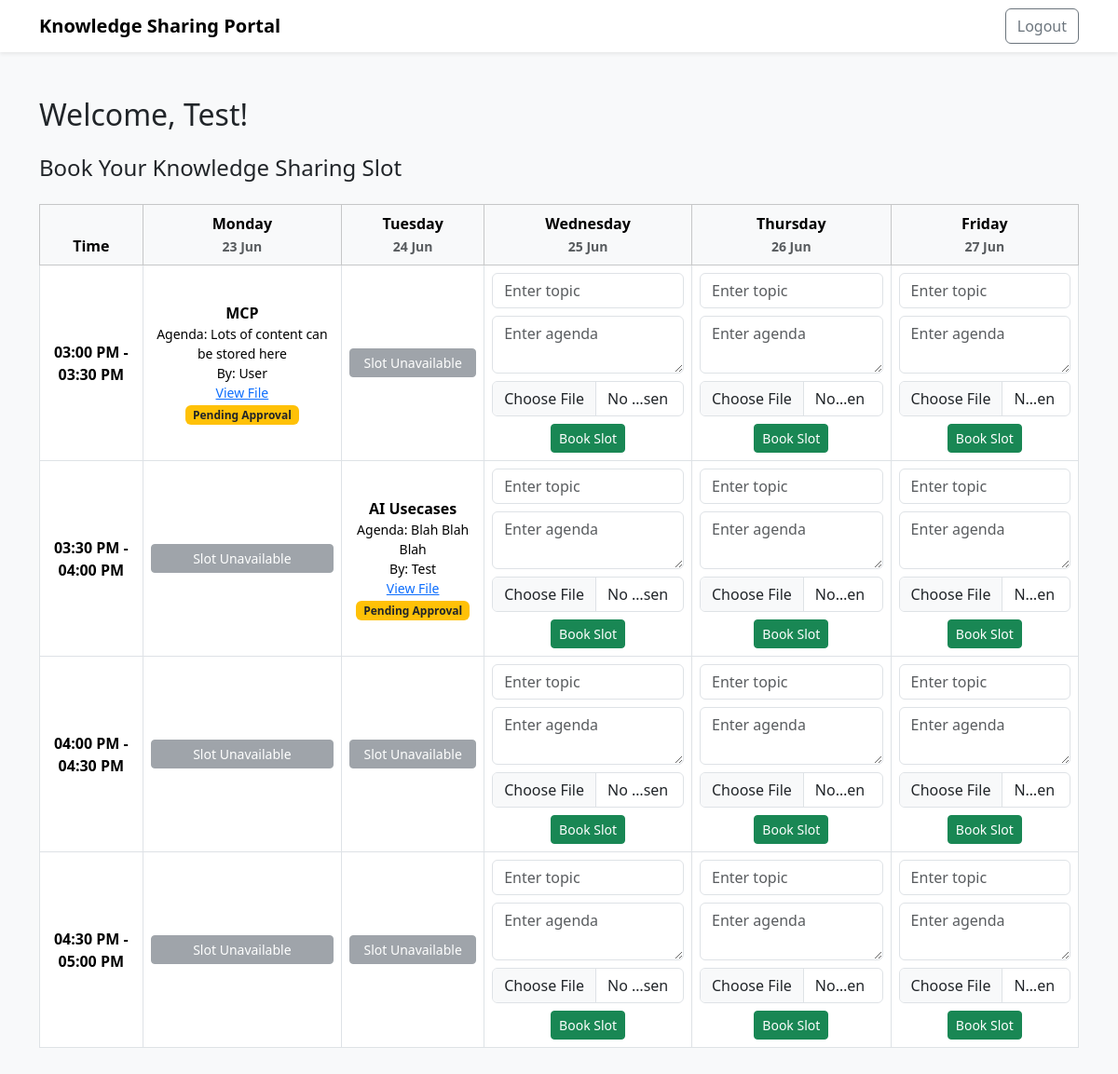
The app's page /dashboard (signed in) with its own data.
### tables this page shows
CREATE TABLE users (
        id INTEGER PRIMARY KEY AUTOINCREMENT,
        name TEXT NOT NULL,
        email TEXT UNIQUE NOT NULL,
        password TEXT NOT NULL,
        role TEXT NOT NULL DEFAULT 'user'
    );

CREATE TABLE slots (
        id INTEGER PRIMARY KEY AUTOINCREMENT,
        date TEXT NOT NULL,
        time TEXT NOT NULL,
        topic TEXT,
        agenda TEXT,
        presenter_id INTEGER,
        presenter_name TEXT,
        status TEXT NOT NULL DEFAULT 'available',
        approved_by_id INTEGER,
        approved_by_name TEXT,
        file_path TEXT,
        FOREIGN KEY (presenter_id) REFERENCES users(id),
        FOREIGN KEY (approved_by_id) REFERENCES users(id)
    );

### app.py (the view)
@app.route('/dashboard')
@token_required
def dashboard():
    db = get_db()
    user_email = g.get('user')
    user = db.execute('SELECT * FROM users WHERE email = ?', (user_email,)).fetchone()
    week_dates = get_week_dates()
    time_slots = get_time_slots()
    for day in week_dates:
        for slot_time in time_slots:
            slot_date = day.strftime('%Y-%m-%d')
            slot_time_str = slot_time.strftime('%H:%M')
            exists = db.execute('SELECT 1 FROM slots WHERE date = ? AND time = ?', (slot_date, slot_time_str)).fetchone()
            if not exists:
                db.execute('INSERT INTO slots (date, time) VALUES (?, ?)', (slot_date, slot_time_str))
    db.commit()
    slots = db.execute('SELECT * FROM slots WHERE date IN ({}) ORDER BY date, time'.format(
        ','.join(['?']*len(week_dates))), [d.strftime('%Y-%m-%d') for d in week_dates]).fetchall()
    slots_lookup = {}
    booked_dates = set()
    for slot in slots:
        slots_lookup[(slot['date'], slot['time'])] = slot
        if slot['status'] in ('booked', 'approved'):
            booked_dates.add(slot['date'])
    return render_template('dashboard.html', user=user, slots_lookup=slots_lookup, week_dates=week_dates, time_slots=time_slots, booked_dates=booked_dates)

### app.py (called while the page is built)
def get_db():
    if 'db' not in g:
        g.db = sqlite3.connect(app.config['DATABASE'])
        g.db.row_factory = sqlite3.Row
    return g.db

def token_required(f):
    @wraps(f)
    def decorated(*args, **kwargs):
        token = request.cookies.get('token')
        if not token:
            return redirect(url_for('login'))
        try:
            data = jwt.decode(token, app.config['SECRET_KEY'], algorithms=["HS256"])
            g.user = data['email']
        except Exception:
            return redirect(url_for('login'))
        return f(*args, **kwargs)
    return decorated

def get_week_dates():
    today = date.today()
    start = today - timedelta(days=today.weekday())  # Monday
    return [start + timedelta(days=i) for i in range(5)]  # Mon-Fri

def get_time_slots():
    return [dtime(hour=15, minute=0), dtime(hour=15, minute=30), dtime(hour=16, minute=0), dtime(hour=16, minute=30)]

### templates/dashboard.html (shortened to what this page needs)
<!DOCTYPE html>
<html lang="en">
<head>
    <link href="https://cdn.jsdelivr.net/npm/bootstrap@5.3.2/dist/css/bootstrap.min.css" rel="stylesheet">
</head>
<body class="bg-light" style="min-height: 100vh;">
    <nav class="navbar navbar-expand-lg navbar-light bg-white shadow-sm">
        <div class="container">
            <a class="navbar-brand fw-bold" href="#">Knowledge Sharing Portal</a>
            <div class="d-flex">
                <a href="/logout" class="btn btn-outline-secondary">Logout</a>
            </div>
        </div>
    </nav>
    <div class="container py-5">
        <h2 class="mb-4">Welcome, {{ user['name'] }}!</h2>
        <h4 class="mb-4">Book Your Knowledge Sharing Slot</h4>
        <div class="table-responsive">
            <table class="table table-bordered align-middle text-center bg-white">
                <thead class="table-light">
                    <tr>
                        <th>Time</th>
                        {% for d in week_dates %}
                        <th>{{ d.strftime('%A') }}<br><span class="text-muted small">{{ d.strftime('%d %b') }}</span></th>
                        {% endfor %}
                    </tr>
                </thead>
                <tbody>
                    {% for t in time_slots %}
                    <tr>
                        <th scope="row">{{ t.strftime('%I:%M %p') }} - {{ (t.replace(minute=t.minute+30) if t.minute==0 else t.replace(hour=t.hour+1, minute=0)).strftime('%I:%M %p') }}</th>
                        {% for d in week_dates %}
                        {% set slot = slots_lookup.get((d.strftime('%Y-%m-%d'), t.strftime('%H:%M'))) %}
                        <td class="
                            {% if slot and slot['status'] == 'available' %}slot-available
                            {% elif slot and slot['status'] == 'booked' %}slot-booked
                            {% elif slot and slot['status'] == 'approved' %}slot-approved
                            {% endif %}">
                            {% if slot %}
                                {% if slot['status'] == 'available' %}
                                    {% if d.strftime('%Y-%m-%d') in booked_dates %}
                                        <button class="btn btn-secondary btn-sm w-100" disabled>Slot Unavailable</button>
                                    {% else %}
                                        <form method="POST" action="/book-slot" enctype="multipart/form-data">
                                            <input type="text" name="topic" class="form-control mb-2" placeholder="Enter topic" required>
                                            <textarea name="agenda" class="form-control mb-2" placeholder="Enter agenda" rows="2" required></textarea>
                                            <input type="file" name="file" class="form-control mb-2">
                                            <button type="submit" class="btn btn-success btn-sm">Book Slot</button>
                                        </form>
                                    {% endif %}
                                {% else %}
                                    <div class="fw-bold">{{ slot['topic'] }}</div>
                                    <div class="small">Agenda: {{ slot['agenda'] }}</div>
                                    <div class="small">By: {{ slot['presenter_name'] }}</div>
                                    {% if slot['file_path'] %}
                                        <div class="small"><a href="/{{ slot['file_path'] }}" target="_blank">View File</a></div>
                                    {% endif %}
                                    {% if slot['status'] == 'booked' %}
                                        <span class="badge bg-warning text-dark">Pending Approval</span>
                                    {% elif slot['status'] == 'approved' %}
                                        <span class="badge bg-success">Approved by {{ slot['approved_by_id'] }}</span>
                                    {% endif %}
                                {% endif %}
                            {% else %}
                                <span class="text-muted">N/A</span>
                            {% endif %}
                        </td>
                        {% endfor %}
                    </tr>
                    {% endfor %}
                </tbody>
            </table>
        </div>
    </div>
</body>
</html>

### templates/dashboard.html (style rules this page uses)
.slot-available { background: #f8f9fa; }
.slot-booked { background: #fff3cd; }

### records on screen
users: name "Test"
slots: topic "MCP", agenda "Lots of content can be stored here", presenter_name "User"
slots: topic "AI Usecases", agenda "Blah Blah Blah", presenter_name "Test"

### other values on screen
{{ d.strftime('%A') }} "Monday" "Tuesday" "Wednesday" "Thursday" "Friday"
{{ d.strftime('%d %b') }} "23 Jun" "24 Jun" "25 Jun" "26 Jun" "27 Jun"
{{ t.strftime('%I:%M %p') }} "03:00 PM" "03:30 PM" "04:00 PM" "04:30 PM"
